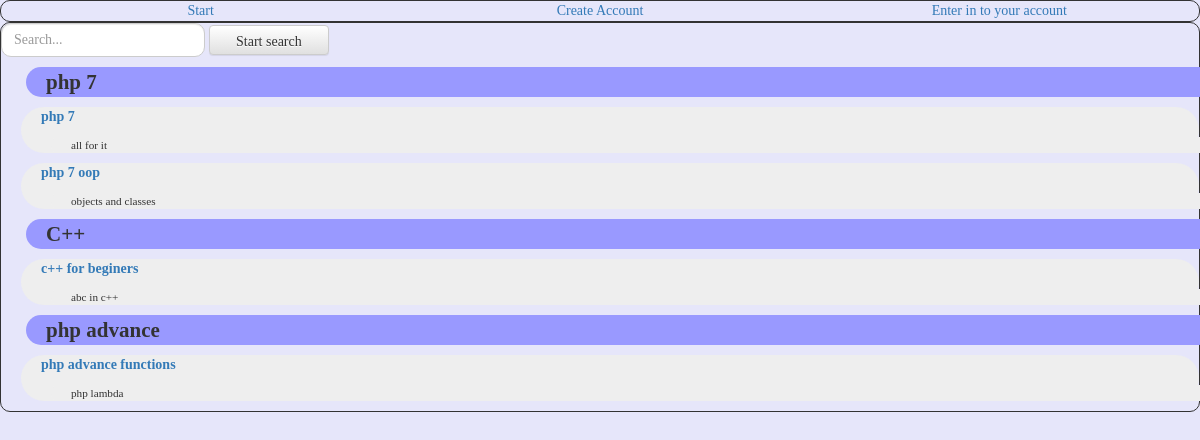
The page / on the database its author committed.
### tables this page shows
CREATE TABLE `group_cat` (
  `group_cat_id` int(11) NOT NULL,
  `name` varchar(50) NOT NULL,
  `active` tinyint(4) NOT NULL DEFAULT '1',
  `date_added` int(11) NOT NULL,
  `description` varchar(255) NOT NULL
);

CREATE TABLE `category` (
  `category_id` int(11) NOT NULL,
  `group_cat_id` int(11) NOT NULL,
  `name` varchar(50) NOT NULL,
  `description` varchar(255) NOT NULL,
  `active` tinyint(4) NOT NULL DEFAULT '1',
  `date_added` int(11) NOT NULL
);

### index.php (the view, shortened to what this page needs)
<?php
require ('functions.php');
$dbc = db_connect();
echo '<form action="'.htmlspecialchars($_SERVER["PHP_SELF"]).'" method="POST" class="form-inline">
<div class="form-group">
	<input  type="text" name="search" placeholder="Search..." class="form-control" id="exampleInputName2">
	<input  type="submit" value=" Start search" class="btn btn-default">
	<input  type="hidden" name="submited" value="1" class="btn btn-default">
</div>
</form>';
$res = sql_corect($dbc, "SELECT group_cat_id, name FROM  group_cat WHERE active = 1");
	while($row = mysqli_fetch_assoc($res)){
		$groups[]= $row;
	}
		foreach($groups as $v){
			$res = sql_corect($dbc, "SELECT category_id, name, description FROM category WHERE active = 1 AND group_cat_id =".data_validated($dbc, $v['group_cat_id']));
			echo '<div class="group_cat"><p>'.$v['name'].'</p>';
				while($row = mysqli_fetch_assoc($res)){
					echo '<div class="cat"><a href="topic.php?id='.$row['category_id'].'">'.$row['name'].'</a><p>'.$row['description'].'</p></div>';
				}
			echo '</div>';
		}

### css/style.css (style rules this page uses)
body { background: rgb(230,230,250) !important; }
.group_cat { box-sizing: border-box; width:100%; padding-left:10px; margin:5px; }
.group_cat p { border-radius: 25px; box-sizing: border-box; width:100%; background-color:#9999FF; padding-left:20px; margin:10px; font-size:1.5em; font-family:Comic Sans MS; font-weight:bold; }
.cat { box-sizing: border-box; border-radius: 25px; font-size:1em; font-weight:bold; padding-left:20px; margin:5px; background-color:#eee; font-family:Comic Sans MS; }
.cat p { font-size:0.8em; font-weight:normal; background-color:#eee; font-family:Comic Sans MS; }
a:link { text-decoration: none; font-family: Comic Sans MS; }
input { width: 150px; height: 30px; border: 3px solid #cccccc; padding: 5px; font-family: Comic Sans MS; background-position: bottom right; background-repeat: no-repeat; border-radius:10px; }
.form-control, #exampleInputEmail1 { font-family: Comic Sans MS !important; border-radius: 10px !important; }
input { width:120px ; font-family: Comic Sans MS !important; }

### rows shown on the page
group_cat: name "php 7"
category: name "php 7", description "all for it"
category: name "php 7 oop", description "objects and classes"
group_cat: name "C++"
category: name "c++ for beginers", description "abc in c++"
group_cat: name "php advance"
category: name "php advance functions", description "php lambda"
